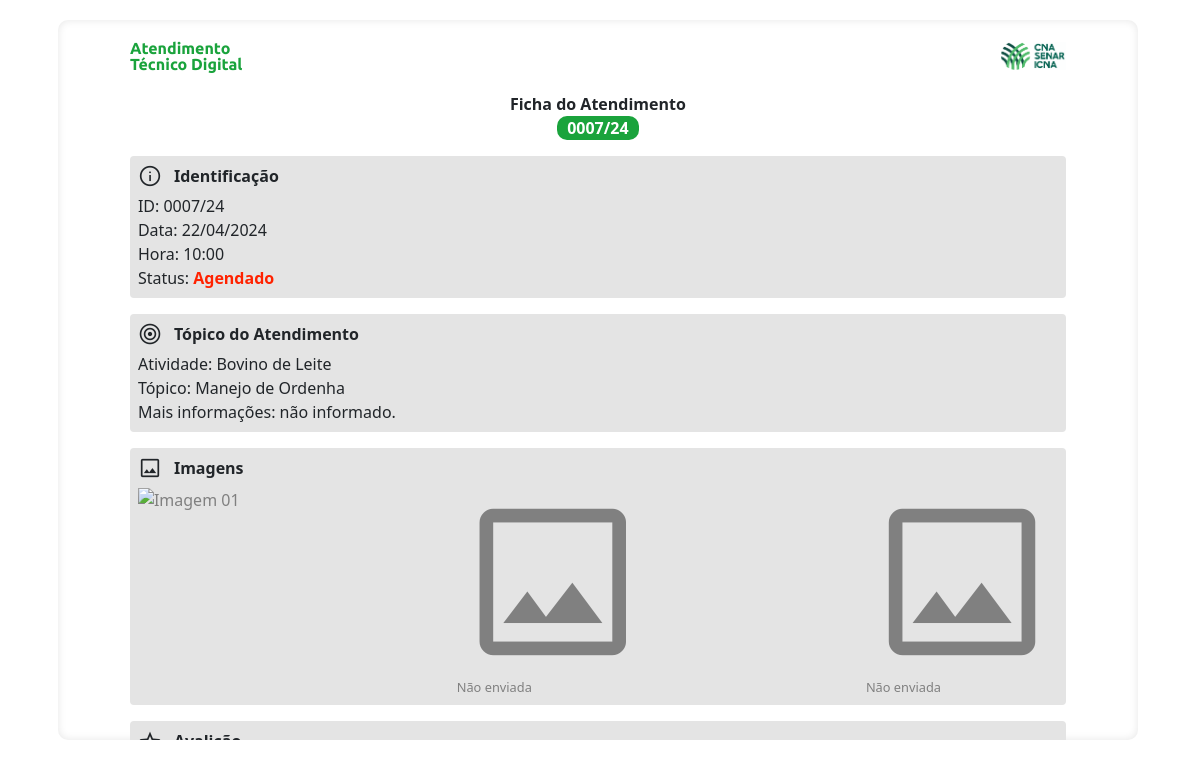
Page /produtor/ficha-atendimento/7/ on the committed database.
### apps/modulo_admin/models.py (models this page shows, shortened)
class Atendimento(models.Model):
    data_registro = models.DateTimeField(auto_now_add=True)
    data_ultima_atualizacao = models.DateTimeField(auto_now=True)
    regional = models.CharField(max_length=2, choices=LISTA_UFS_SIGLAS, null=False, blank=False, default='MS')
    tecnico = models.ForeignKey(Usuario, on_delete=models.SET_NULL, null=True, blank=True, related_name='tecnico_atendimento')
    produtor = models.ForeignKey(Usuario, on_delete=models.SET_NULL, null=True, blank=True, related_name='produtor_atendimento')
    atendimento_retorno = models.BooleanField(default=False)
    atendimento_anterior = models.ForeignKey('self', on_delete=models.SET_NULL, null=True, blank=True, related_name='atendimentos_posteriores')
    atividade_produtiva = models.CharField(max_length=120, choices=ATIVIDADE_PRODUTIVA, null=False, blank=False)
    topico = models.CharField(max_length=120, null=False, blank=False)
    data = models.DateField(null=False, blank=False)
    hora = models.CharField(max_length=5, null=False, blank=False)
    mais_informacoes = models.TextField(null=True, blank=True)
    imagem01 = models.ImageField(null=True, blank=True)
    imagem02 = models.ImageField(null=True, blank=True)
    imagem03 = models.ImageField(null=True, blank=True)
    status = models.CharField(max_length=15, choices=STATUS_ATENDIMENTO, null=False, blank=False)
    del_status = models.BooleanField(default=False)
    del_data = models.DateTimeField(null=True, blank=True)
    del_cpf = models.CharField(max_length=14, null=True, blank=True)
    def atendimento_id(self):
        year_suffix = self.data.strftime('%y')
        id_str = str(self.id).zfill(4)
        return f"{id_str}/{year_suffix}"

### apps/modulo_produtor/views.py (the view)
# urls.py: path('produtor/ficha-atendimento/<int:id>/', produtor_ficha_atendimento, name='produtor_ficha_atendimento'),
def produtor_ficha_atendimento(request, id):
    atendimento = Atendimento.objects.get(id=id)
    conteudo = {
        'atendimento': atendimento,
    }
    return render(request, 'modulo_produtor/ficha_atendimento.html', conteudo)

### templates/modulo_produtor/ficha_atendimento.html (shortened to what this page needs)
{% extends '_partials/base_main_produtor.html' %}
{% load static %}
{% block extra_head %}
    <link rel="stylesheet" href="{% static 'styles\modulo_produtor\ficha_atendimento.css' %}">
{% endblock %}
{% block content %}
    <div class="container__page">
        <div class="titulo_pagina">
            <span><b>Ficha do Atendimento</b><br></span>
            <span class="titulo_pagina_id">{{ atendimento.atendimento_id }}</span>
        </div>
        <div class="card">
            <div class="card__titulo">
                <i class="material-symbols-outlined card__imagem">info</i>Identificação
            </div>
            <div class="card__conteudo">
                <span>ID: {{ atendimento.atendimento_id }}</span>
                <span>Data: {{ atendimento.data|date:'d/m/Y' }}</span>
                <span>Hora: {{ atendimento.hora }}</span>
                <span>Status:
                    {% if atendimento.status == 'agendado' %}
                        <span class='status atendimento_agendado'>Agendado</span>
                    {% endif %}
                </span>
            </div>
        </div>
        <div class="card">
            <div class="card__titulo">
                <i class="material-symbols-outlined card__imagem">target</i>Tópico do Atendimento
            </div>
            <div class="card__conteudo">
                <span>Atividade: {{ atendimento.get_atividade_produtiva_display }}</span>
                <span>Tópico: {{ atendimento.topico }}</span>
                <span>Mais informações:
                    {% if atendimento.mais_informacoes %}
                        <br>{{ atendimento.mais_informacoes }}
                    {% else %}
                        não informado.
                    {% endif %}
                </span>
            </div>
        </div>
        <div class="card">
            <div class="card__titulo">
                <i class="material-symbols-outlined card__imagem">image</i>Imagens
            </div>
            <div class="card__conteudo">
                <div class="imagens_enviadas">
                    <span>
                        {% if atendimento.imagem01 %}
                            <img src="#" alt="Imagem 01">
                        {% else %}
                            <div class="imagens_enviadas__imagem">
                                <i class="material-symbols-outlined">image</i>
                                <span>Não enviada</span>
                            </div>
                        {% endif %}
                    </span>
                    <span>
                        {% if atendimento.imagem02 %}
                            <img src="#" alt="Imagem 02">
                        {% else %}
                            <div class="imagens_enviadas__imagem">
                                <i class="material-symbols-outlined">image</i>
                                <span>Não enviada</span>
                            </div>
                        {% endif %}
                    </span>
                    <span>
                        {% if atendimento.imagem03 %}
                            <img src="#" alt="Imagem 03">
                        {% else %}
                            <div class="imagens_enviadas__imagem">
                                <i class="material-symbols-outlined">image</i>
                                <span>Não enviada</span>
                            </div>
                        {% endif %}
                    </span>
                </div>
            </div>
        </div>
        <div class="card">
            <div class="card__titulo">
                <i class="material-symbols-outlined card__imagem">star</i>Avalição
            </div>
        </div>
    </div>
{% endblock %}

### setup/static/styles/cores.css (style rules this page uses)
:root { --verde-capital: #1AA33C; --cinza-primario: #6A6A6A; --cinza-escuro: #484848; --cinza-claro: #e4e4e4; --agendado: #ff2200; --cancelado: #7b0000; }

### setup/static/styles/partials/base_main_produtor.css (style rules this page uses)
body { display: flex; justify-content: center; align-items: center; height: 100%h; padding: 20px; overflow: hidden; user-select: none; }

### setup/static/styles/modulo_produtor/card_atendimento.css (style rules this page uses)
.status { font-weight: bold; }

### setup/static/styles/modulo_produtor/ficha_atendimento.css (style rules this page uses)
.container__page { display: flex; flex-direction: column; justify-content: flex-start; gap: 2vh; }
.titulo_pagina { text-align: center; }
.titulo_pagina_id { background-color: var(--verde-capital); border-radius: 10px; padding: 1px 10px; font-weight: bold; color: white; }
.card { background-color: var(--cinza-claro); border: none; padding: 1vh; gap: 0.75vh; }
.card__titulo { display: flex; flex-direction: row; align-items: center; gap: 1vw; font-weight: bold; }
.material-symbols-outlined.card__imagem { font-size: 1.5rem; }
.card__conteudo { display: flex; flex-direction: column; justify-content: flex-start; }
.imagens_enviadas { display: flex; flex-direction: row; justify-content: space-between; color: gray; }
.imagens_enviadas__imagem { display: flex; flex-direction: column; font-size: 0.8rem; }
.atendimento_agendado { color: var(--agendado); background-color: none; }

### setup/static/styles/partials/navbar_produtor.css (style rules this page uses)
.material-symbols-outlined { font-size: 16vw; text-align: center; font-variation-settings: 'FILL' 0, 'wght' 500, 'GRAD' 0, 'opsz' 48 }

### rows in the picture
Atendimento: atendimento_id "0007/24", data "22/04/2024", hora "10:00", atividade_produtiva "Bovino de Leite", topico "Manejo de Ordenha"
